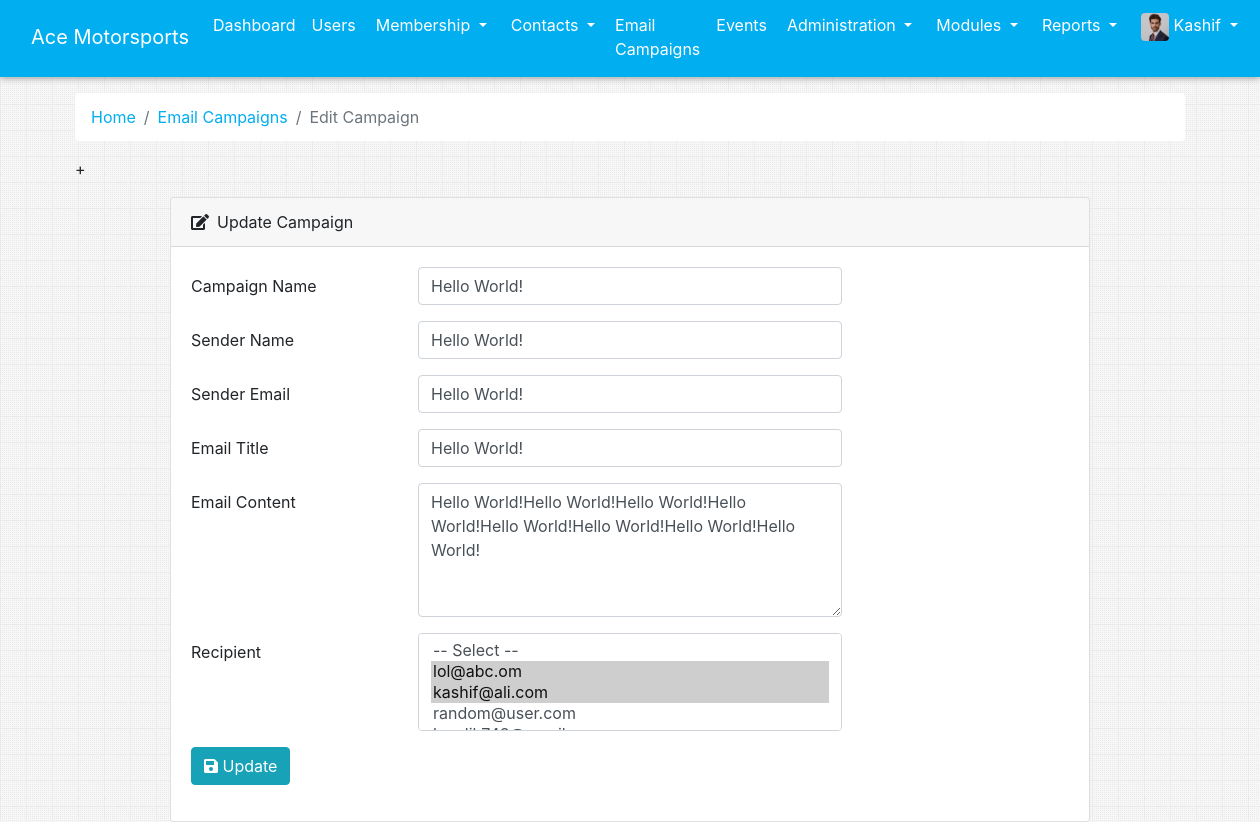
Page /admin_editCampaign.php?id=3 (signed in) on the committed database.
### tables this page shows
CREATE TABLE `campaign` (
  `id` int(11) NOT NULL,
  `name` varchar(40) NOT NULL,
  `sender_name` varchar(40) NOT NULL,
  `sender_email` varchar(50) NOT NULL,
  `title` varchar(200) NOT NULL,
  `content` varchar(5000) NOT NULL,
  `date_time` timestamp NOT NULL DEFAULT current_timestamp() ON UPDATE current_timestamp()
);

### app/app.php (called while the page is built, shortened)
<?php
	function phpMysqliFetchAll($sql){
        $output = array();
        $res = mysqli_query($GLOBALS["con"], $sql);
        if(mysqli_num_rows($res)){
            $output = mysqli_fetch_all($res, MYSQLI_ASSOC);
        }
        return $output;
    }
	function phpMysqliFetchSingle($sql){
        $output = array();
        if(mysqli_query($GLOBALS["con"], $sql)){
            $res = mysqli_query($GLOBALS["con"], $sql);
            if(mysqli_num_rows($res)){
                $output = mysqli_fetch_array($res, MYSQLI_ASSOC);
            }
            return $output;
        }
        else{
            js_console_log(mysqli_error($GLOBALS["con"]));
        }
    }
	function allRecipients(){
        return phpMysqliFetchAll("SELECT * FROM users");
    }
?>

### admin_editCampaign.php (the view, shortened to what this page needs)
<?php
  require 'app/app.php';
    $pageID = isset($_GET["id"]) ? $_GET["id"] : null;
    $sql = "SELECT * FROM campaign WHERE id = $pageID";
    $userDetails = phpMysqliFetchSingle($sql);
?>
<!DOCTYPE html>
<html lang="en">
<?php
  require 'parts/head.php';
?>
<body>
  <?php require 'parts/nav.php'; ?>
  <div class="container">
      <nav aria-label="breadcrumb">
          <ol class="breadcrumb bg-white">
              <li class="breadcrumb-item"><a href="admin_dashboard.php" class="appColor">Home</a></li>
              <li class="breadcrumb-item"><a href="admin_campaign.php" class="appColor">Email Campaigns</a></li>
              <li class="breadcrumb-item active" aria-current="page">Edit Campaign</li>
          </ol>+
      </nav>
    <div class="widget-content" style="border: none; background: transparent;">
        <div class="row mt-3">
            <div class="col-md-1">
            </div>
            <div class="col-md-10">
                <div class="card">
                    <div class="card-header">
                        <i class="fas fa-edit mr-2"></i>Update Campaign
                    </div>
                    <div class="card-body">
                        <form method="POST" action="">
                            <div class="form-group row">
                                <label for="CampaignName" class="col-sm-3 col-form-label">Campaign Name</label>
                                <div class="col-sm-6">
                                    <input type="text" class="form-control" id="CampaignName" name="CampaignName" value="<?php echo $userDetails["name"]; ?>" required>
                                </div>
                            </div>
                            <div class="form-group row">
                                <label for="SenderName" class="col-sm-3 col-form-label">Sender Name</label>
                                <div class="col-sm-6">
                                    <input type="text" class="form-control" id="SenderName" name="SenderName" value="<?php echo $userDetails["sender_name"]; ?>" required>
                                </div>
                            </div>
                            <div class="form-group row">
                                <label for="SenderEmail" class="col-sm-3 col-form-label">Sender Email</label>
                                <div class="col-sm-6">
                                    <input type="text" class="form-control" id="SenderEmail" name="SenderEmail" value="<?php echo $userDetails["sender_email"]; ?>" required>
                                </div>
                            </div>
                            <div class="form-group row">
                                <label for="EmailTitle" class="col-sm-3 col-form-label">Email Title</label>
                                <div class="col-sm-6">
                                    <input type="text" class="form-control" id="EmailTitle" name="EmailTitle" value="<?php echo $userDetails["title"]; ?>" required>
                                </div>
                            </div>
                            <div class="form-group row">
                                <label for="EmailContent" class="col-sm-3 col-form-label">Email Content</label>
                                <div class="col-sm-6">
									<textarea rows="5" class="form-control" id="EmailContent" name="EmailContent" required><?php echo $userDetails["content"]; ?></textarea>
                                </div>
                            </div>
                            <div class="form-group row">
                                <label for="Recipient" class="col-sm-3 col-form-label">Recipient</label>
                                <div class="col-sm-6">
                                    <select class="form-control" id="Recipient" name="Recipient[]" multiple required>
                                        <option>-- Select --</option>
                                        <?php
                                        $rows = allRecipients();
										$recipient = array();
										$recipient1 = "SELECT * FROM `recipient` WHERE `campaignID`= '$pageID'";
										$recipient2 = mysqli_query($con,$recipient1);
										if(mysqli_num_rows($recipient2)>0){
											while($recipient3=mysqli_fetch_assoc($recipient2)){
												$recipient[] = $recipient3['userID'];
											}
										}
                                        foreach ($rows as $row){
                                            echo '<option value="'.$row["id"].'"';
											if(in_array($row["id"],$recipient)){echo "selected"; }
											echo '>'.$row["email"].'</option>';
                                        }
                                        ?>
                                    </select>
                                </div>
                            </div>
                            <div class="form-group">
                                <button type="submit" class="btn btn-info" name="edit_campaign">
                                    <i class="fa fa-save"></i>
                                    Update
                                </button>
                            </div>
                        </form>
                    </div>
                </div>
            </div>
        </div>
    </div>
</body>
</html>

### rows in the picture
campaign: CampaignName "Hello World!", SenderName "Hello World!", SenderEmail "Hello World!", EmailTitle "Hello World!", EmailContent "Hello World!Hello World!Hello World!Hello World!Hello World!Hello World!Hello World!Hello World!"

### other values in the picture
$_SESSION["name"] "Kashif"
form field value "-- Select -- / lol@abc.om ☑ / kashif@ali.com ☑ / random@user.com"
